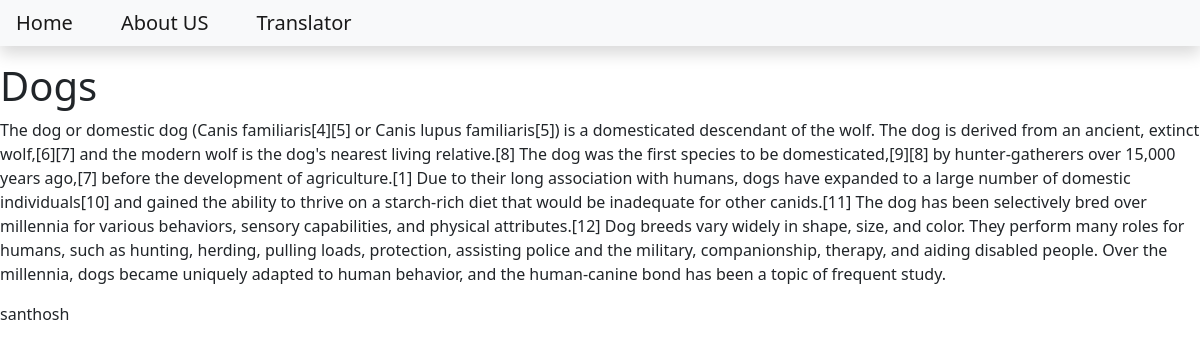
/title/1, run on the app's committed database.
### blog/models.py (models this page shows, shortened)
class Post(models.Model):
    title = models.CharField(max_length=200)
    content = models.TextField()
    date_created = models.DateTimeField(auto_now_add=True)
    slug = models.SlugField(max_length=200, unique=True)
    author = models.ForeignKey(to=User, on_delete=models.CASCADE)
    status = models.IntegerField(choices=STATUS, default=0)

### blog/views.py (the view)
# urls.py: path('title/<id>', views.BlogView, name='blog_view'),
def BlogView(request, id):
    objects = Post.objects.get(id=id)
    template_name = 'blog.html'
    return render(request, template_name, {'object': objects})

### templates/blog.html
{% extends 'base.html' %}
{% block content %}
<h1>{{object.title}}</h1>
<p>{{object.content}}</p>
<p>{{object.author}}</p>
{% endblock content %}

### data on the page
Post: title "Dogs", content "The dog or domestic dog (Canis familiaris[4][5] or Canis lupus familiaris[5]) is a domesticated descendant of the wolf. The dog is derived from an ancient, extinct wolf,[6][7] and the modern wolf is the dog's nearest living relative.[8] The dog was the first species to be domesticated,[9][8] by hunter-gatherers over 15,000 years ago,[7] before the development of agriculture.[1] Due to their long association with humans, dogs have expanded to a large number of domestic individuals[10] and gained the ability to thrive on a starch-rich diet that would be inadequate for other canids.[11] The dog has been selectively bred over millennia for various behaviors, sensory capabilities, and physical…", author "santhosh"
